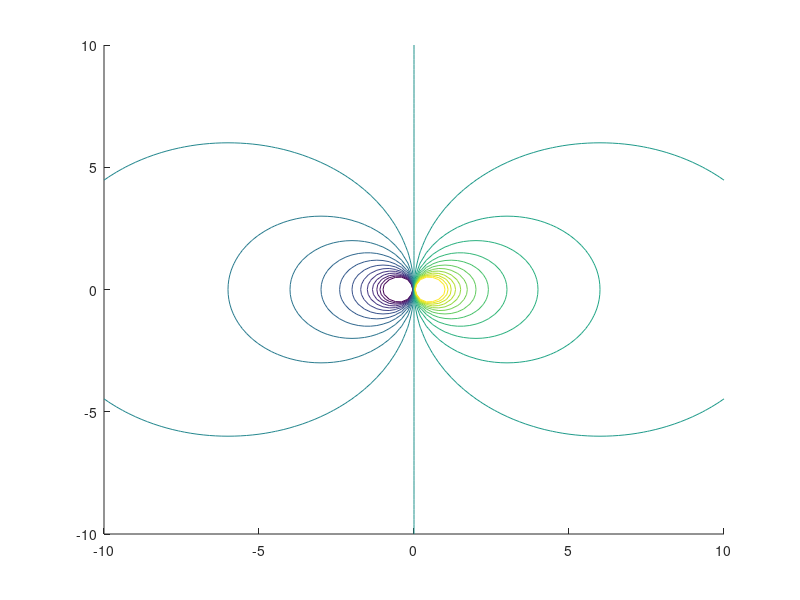

Write MATLAB code to recreate this figure. (Note: this script raises an error after producing the figure.)
clear all, close all

%-- PARAMETERS -------------------------------------------------------
% general
    mu=2.0;
% for domain
    dim = 101;
    dom = [-10,10];
    lessdim = 17;
%-- PARAMETERS -------------------------------------------------------


%-- SETTING DOMAIN ---------------------------------------------------
% general cartesian grid
    xgrid = linspace(dom(1),dom(2),dim)';
    ygrid = linspace(dom(1),dom(2),dim)';
    [xgrid,ygrid] = meshgrid(xgrid,ygrid);
% coarser cartesian grid for velocity
    xcoarse = linspace(dom(1),dom(2),lessdim)';
    ycoarse = linspace(dom(1),dom(2),lessdim)';
    [xcoarse,ycoarse] = meshgrid(xcoarse,ycoarse);
%-- SETTING DOMAIN ---------------------------------------------------


%-- STREAMLINES AND EQUIPOTENTIAL LINES ------------------------------
% functions
    phi = zeros(dim,dim);
    psi = zeros(dim,dim);
    for i=1:dim
        for j=1:dim
            if ( xgrid(i,j)^2 + ygrid(i,j)^2 ~= 0)
                phi(i,j) = + mu*xgrid(i,j) / (xgrid(i,j)^2 + ygrid(i,j)^2);
                psi(i,j) = - mu*ygrid(i,j) / (xgrid(i,j)^2 + ygrid(i,j)^2);
            else
                phi(i,j) = 0;
                psi(i,j) = 0;
            end
        end
    end
% const values for contour
    maxphi = 2;     
    maxpsi = 2;
    minphi = -2; 
    minpsi = -2; 
    phivec = linspace(minphi,maxphi,25)';
    psivec = linspace(minpsi,maxpsi,25)';
% plot
    figure(1)
    hold on
    contour(xgrid,ygrid,phi,phivec,'color',[0.0000 0.4470 0.7410],'LineWidth',1); %blue
    contour(xgrid,ygrid,psi,psivec,'color',[0.4660 0.6740 0.1880],'LineWidth',1); %green
    legend('Equipot. lines','Streamlines');
    axis equal;
    xlabel('x');
    ylabel('y');
    xlim(dom);
    ylim(dom);
    %title('Streamlines and Equipotential lines');
    hold off
%-- STREAMLINES AND EQUIPOTENTIAL LINES ------------------------------


%-- VELOCITY COMPONENTS ----------------------------------------------
% functions
    ucomp = zeros(lessdim,lessdim);
    vcomp = zeros(lessdim,lessdim);
    for i=1:lessdim
        for j=1:lessdim
            if ( ycoarse(i,j)^2+xcoarse(i,j)^2 ~= 0 )
                ucomp(i,j) = + mu * ( ycoarse(i,j)^2-xcoarse(i,j)^2 )/(ycoarse(i,j)^2+xcoarse(i,j)^2)^2;
                vcomp(i,j) = - mu * (  2*ycoarse(i,j)*xcoarse(i,j)  )/(ycoarse(i,j)^2+xcoarse(i,j)^2)^2;
            else
                ucomp(i,j) = 0;
                vcomp(i,j) = 0;
            end
        end
    end
% plot
    figure(2)
    hold on 
    quiver(xcoarse,ycoarse,ucomp,vcomp,1,'color',[0.4940 0.1840 0.5560],'LineWidth',1); %violet
    legend('Velocity Field');
    axis equal;
    xlabel('x');
    ylabel('y');
    xlim(dom);
    ylim(dom);
    %title('Velocity Field');
    hold off
%-- VELOCITY COMPONENTS ----------------------------------------------

